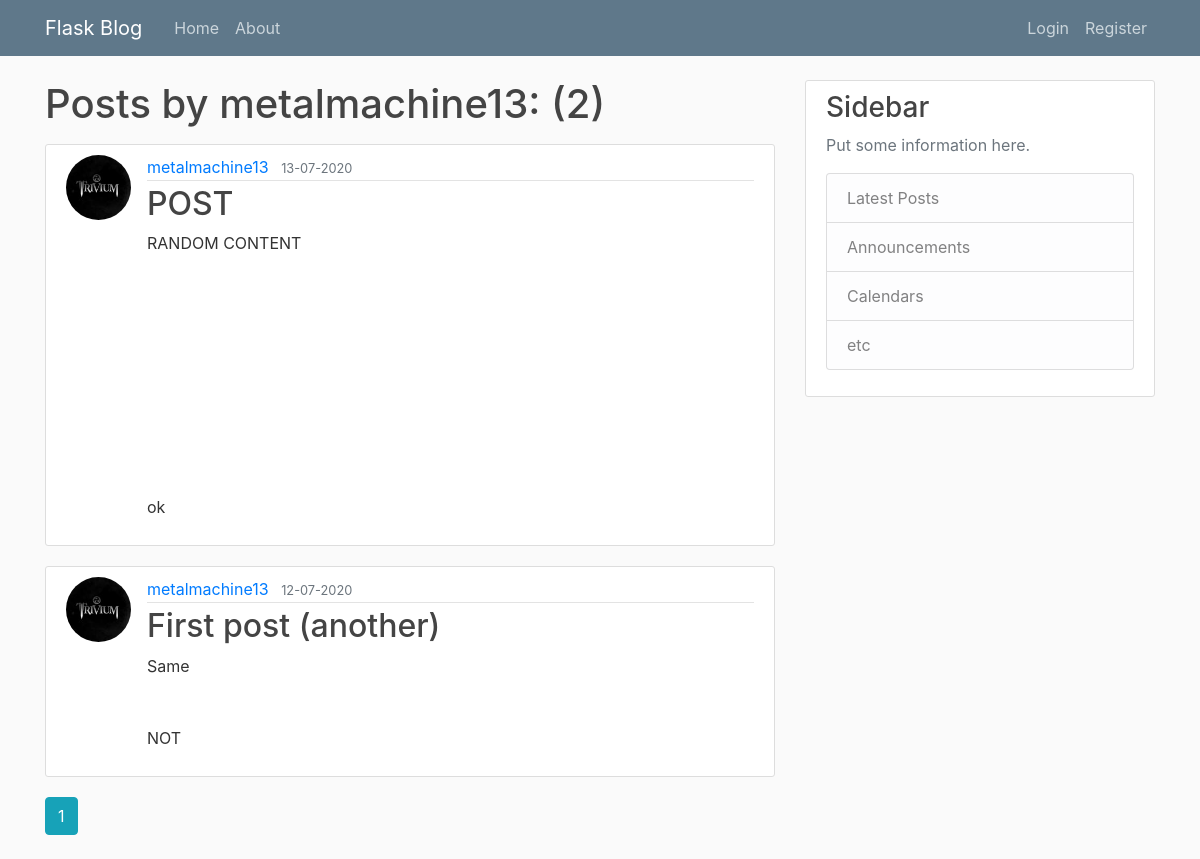
The app's page /user/metalmachine13 with its own data.
### flaskblog/models.py (models this page shows, shortened)
class User(db.Model, UserMixin):      #Inherit from model and usermixin classes
	id = db.Column(db.Integer, primary_key=True)  #make id column
	username = db.Column(db.String(20), unique=True, nullable=False)
	email = db.Column(db.String(120), unique=True, nullable=False)
	image_file = db.Column(db.String(20), nullable=False, default='default.jpg')  #profile pic
	password = db.Column(db.String(60), nullable=False)
	posts = db.relationship('Post', backref='author', lazy=True) #def many one relation for user

class Post(db.Model):                  #Table for Posts
	id = db.Column(db.Integer, primary_key=True)
	title = db.Column(db.String(100), nullable=False)
	date_posted = db.Column(db.DateTime, nullable=False, default=datetime.utcnow)
	content = db.Column(db.Text, nullable=False)
	user_id = db.Column(db.Integer, db.ForeignKey('user.id'), nullable=False) #reference tablename 'user'

### flaskblog/users/routes.py (the view)
@users.route('/user/<string:username>')
def user_post(username):     # to display all posts by that author
	page = request.args.get('page', default=1, type=int)
	user = User.query.filter_by(username=username).first_or_404() #get user_id
	posts = Post.query.filter_by(author=user)\
			.order_by(Post.date_posted.desc())\
			.paginate(page=page, per_page=5)
	return render_template('user_post.html', posts=posts, user=user)

### flaskblog/templates/user_post.html
{% extends 'base.html' %}
{% block content %}
	<h1 class='mb-3'> Posts by {{ user.username }}: ({{ posts.total }}) </h1>
	{% for post in posts.items %}
		<article class="media content-section">
		  <img class='rounded-circle article-img'
		  src="{{ url_for('static', filename='profile_pics/' + post.author.image_file) }}">
		  <div class="media-body">
		    <div class="article-metadata">
		      <a class="mr-2" href="{{ url_for('users.user_post',
		       username=post.author.username) }}">{{ post.author.username }}</a>
		      <small class="text-muted">{{ post.date_posted.strftime('%d-%m-%Y') }}</small>
		    </div>
		    <h2>
		    	<a class="article-title" href="{{ url_for('posts.post', post_id=post.id) }}">
		    		{{ post.title }}
		    	</a>
		    </h2>
		    <p class="article-content">{{ post.content }}</p>
		  </div>
		</article>
	{% endfor %}
	{% for page_num in posts.iter_pages(left_edge=1, right_edge=1,
										 left_current=1, right_current=2) %}
		{% if page_num %}
			{% if posts.page == page_num %}
				<a class='btn btn-info mb-4'
				href="{{ url_for('users.user_post', username=user.username,
					 	page=page_num) }}"> {{ page_num }} </a>
			{% else %}
				<a class='btn btn-outline-info mb-4'
				href="{{ url_for('users.user_post', username=user.username,
						page=page_num) }}"> {{ page_num }} </a>
			{% endif %}
		{% else %}
			...
		{% endif %}
	{% endfor %}
{% endblock %}

### flaskblog/static/main.css (style rules this page uses)
body { background: #fafafa; color: #333333; margin-top: 5rem; }
h1, h2, h3, h4, h5, h6 { color: #444444; }
.content-section { background: #ffffff; padding: 10px 20px; border: 1px solid #dddddd; border-radius: 3px; margin-bottom: 20px; }
.article-title { color: #444444; }
.article-content { white-space: pre-line; }
.article-img { height: 65px; width: 65px; margin-right: 16px; }
.article-metadata { padding-bottom: 1px; margin-bottom: 4px; border-bottom: 1px solid #e3e3e3 }

### records on screen
User: username "metalmachine13"
Post: image_file (picture), author.username "metalmachine13", date_posted "13-07-2020", title "POST", content "RANDOM CONTENT ok"
Post: image_file (picture), author.username "metalmachine13", date_posted "12-07-2020", title "First post (another)", content "Same NOT"

### other values on screen
{{ posts.total }} "2"
{{ page_num }} "1"
